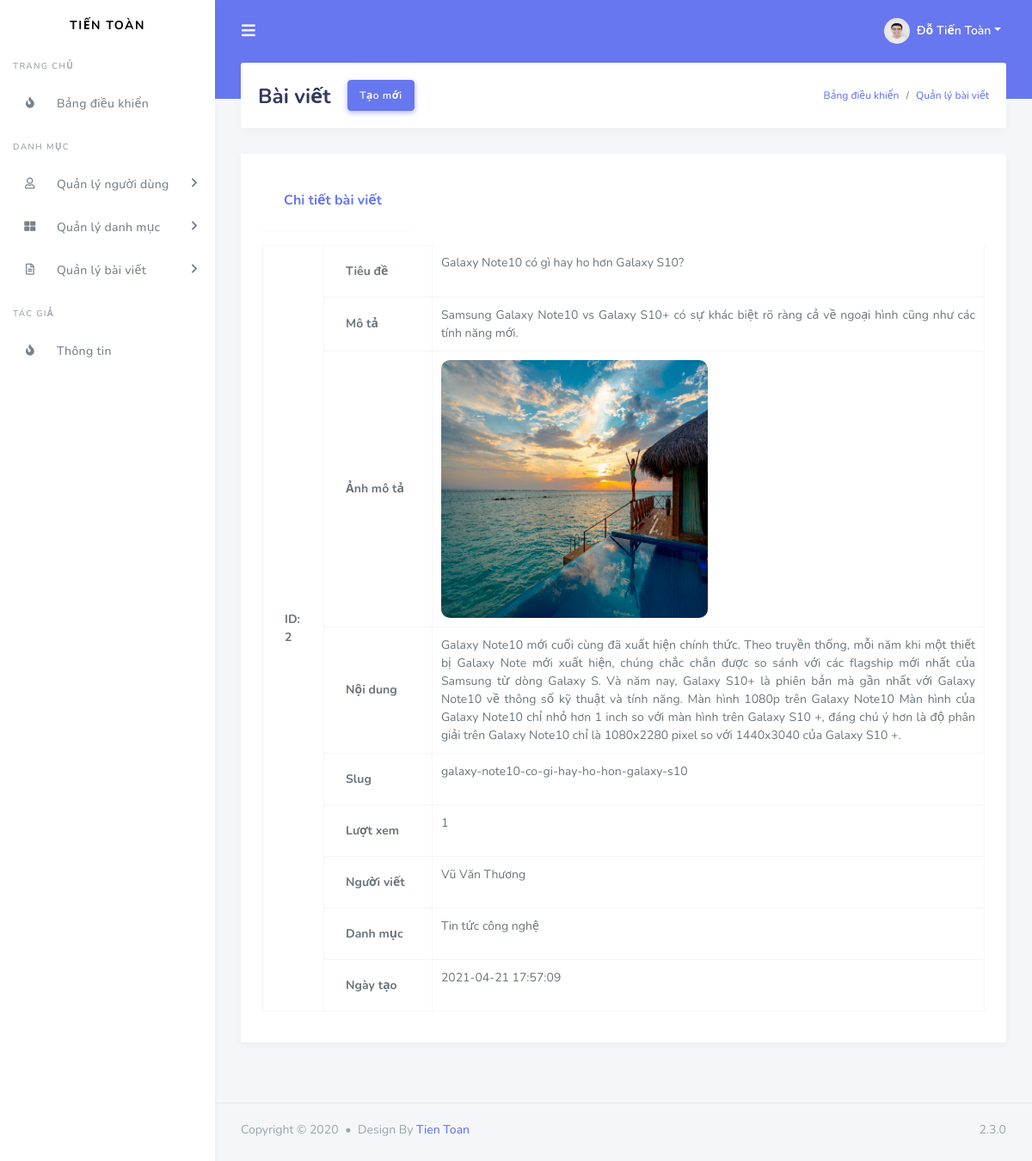
Screenshot of /index.php?admin=admin&mod=post&act=detail&id=2 (signed in) with the database file from the repository.
### tables this page shows
CREATE TABLE `posts`  (
  `id` int NOT NULL AUTO_INCREMENT,
  `title` varchar(255) NULL DEFAULT NULL COMMENT 'Tiêu đề bài viết',
  `description` text NULL COMMENT 'Mô tả bài viết',
  `thumbnail` varchar(255) NULL DEFAULT NULL COMMENT 'ảnh bài viết',
  `content` text NULL COMMENT 'Nội dung bài viết',
  `slug` varchar(255) NULL DEFAULT NULL,
  `view_count` bigint NULL DEFAULT NULL COMMENT 'số lượng xem',
  `user_id` int NULL DEFAULT NULL COMMENT 'tác giả',
  `category_id` int NULL DEFAULT NULL COMMENT 'Bài post này thuộc danh mục nào',
  `created_at` timestamp(0) NULL DEFAULT current_timestamp(0) ON UPDATE CURRENT_TIMESTAMP(0) COMMENT 'Ngày tạo',
  PRIMARY KEY (`id`) USING BTREE,
  INDEX `user_id`(`user_id`) USING BTREE,
  INDEX `category_id`(`category_id`) USING BTREE,
  CONSTRAINT `posts_ibfk_1` FOREIGN KEY (`user_id`) REFERENCES `users` (`id`) ON DELETE NO ACTION ON UPDATE RESTRICT,
  CONSTRAINT `posts_ibfk_2` FOREIGN KEY (`category_id`) REFERENCES `categories` (`id`) ON DELETE NO ACTION ON UPDATE RESTRICT
);

CREATE TABLE `users`  (
  `id` int NOT NULL AUTO_INCREMENT,
  `name` varchar(255) NULL DEFAULT NULL,
  `email` varchar(255) NULL DEFAULT NULL,
  `password` varchar(255) NULL DEFAULT NULL,
  `avatar` longtext NULL COMMENT 'Đường dẫn ảnh',
  `created_at` timestamp(0) NULL DEFAULT current_timestamp(0) ON UPDATE CURRENT_TIMESTAMP(0) COMMENT 'Ngày tạo',
  `permission` int NULL DEFAULT NULL,
  PRIMARY KEY (`id`) USING BTREE,
  INDEX `avatar`(`avatar`(1024)) USING BTREE
);

CREATE TABLE `categories`  (
  `id` int NOT NULL AUTO_INCREMENT,
  `name` varchar(255) NULL DEFAULT NULL,
  `parent_id` int NULL DEFAULT NULL COMMENT 'danh mục cha',
  `slug` varchar(255) NULL DEFAULT NULL,
  `description` mediumtext NULL COMMENT 'Mô tả thể loại',
  `created_at` timestamp(0) NULL DEFAULT current_timestamp(0) ON UPDATE CURRENT_TIMESTAMP(0) COMMENT 'Ngày tạo',
  `user_id` int NULL DEFAULT NULL,
  PRIMARY KEY (`id`) USING BTREE,
  INDEX `parent_id`(`parent_id`) USING BTREE,
  INDEX `user_id`(`user_id`) USING BTREE,
  CONSTRAINT `categories_ibfk_1` FOREIGN KEY (`parent_id`) REFERENCES `categories` (`id`) ON DELETE SET NULL ON UPDATE RESTRICT,
  CONSTRAINT `categories_ibfk_2` FOREIGN KEY (`user_id`) REFERENCES `users` (`id`) ON DELETE SET NULL ON UPDATE NO ACTION
);

### controllers/admin/Controller.php (called while the page is built, shortened)
<?php
class Controller{
	public function view($name, $data = []){
		extract($data);
		require_once $name . '.php';
	}
}
?>

### controllers/admin/PostController.php (called while the page is built, shortened)
<?php
require_once('Controller.php');
require_once('models/admin/Post.php');
class PostController extends Controller
{
	public $model;
	public function __construct()
	{
		$this->model = new Post();
	}
	public function detail(){
		$id = $_GET['id'];
		$post = $this->model->detail($id);
		$this->view('views/admin/post/detail', [
			'post' => $post
		]);
	}
}
 ?>

### index.php (called while the page is built, shortened)
<?php
$act = (isset($_GET['act']) ? $_GET['act'] : 'home');
$controller_obj = new $controller_class_name();
$controller_obj->$act();
?>

### models/admin/Connection.php (called while the page is built, shortened)
<?php
class Connection{
	public function __construct(){
		$servername = 'localhost';
		$username = 'root';
		$password = '';
		$dbname = 'project-php27';
		$this->conn = new mysqli($servername, $username, $password, $dbname);
	}
}
?>

### models/admin/Model.php (called while the page is built, shortened)
<?php
require_once('Connection.php');
class Model{
	public function __construct(){
		$connection_obj = new Connection();
		$this->connection = $connection_obj->conn;
	}
}
?>

### models/admin/Post.php (called while the page is built, shortened)
<?php
require_once('Model.php');
class Post extends Model
{
	public function detail($id){
		$sql = "SELECT p.*, u.name AS 'user', c.name AS 'category' FROM users u JOIN posts p JOIN categories c on c.id = p.category_id AND u.id = p.user_id WHERE p.id= $id";
		$result = $this->connection->query($sql);
		$this->table = array();
		while ($row = $result->fetch_assoc()) {
			$this->table[] = $row;
		}
		return $this->table;
	}
}
 ?>

### views/admin/post/detail.php (the view, shortened to what this page needs)
<?php require_once('views/admin/header.php') ?>
<div class="main-content">
        <section class="section">
          <div class="section-header">
            <h1>Bài viết</h1>
            <div class="section-header-button">
              <a href="index.php?admin=admin&mod=post&act=create" class="btn btn-primary">Tạo mới</a>
            </div>
            <div class="section-header-breadcrumb">
              <div class="breadcrumb-item active"><a href="index.php?admin=admin&mod=&act=home">Bảng điều khiển</a></div>
              <div class="breadcrumb-item"><a href="index.php?admin=admin&mod=post&act=list">Quản lý bài viết</a></div>
            </div>
          </div>
          <div class="section-body">
            <div class="row mt-4">
              <div class="col-12">
                <div class="card">
                  <div class="card-body">
                    <div class="float-left">
                      <div class="card-header">
                        <h4>Chi tiết bài viết</h4>
                      </div>
                    </div>
                    <div class="clearfix mb-3"></div>
                    <div class="table-responsive">
                      <table class="table table-bordered">
                        <tr>
                          <th rowspan="9">ID: <?= $post['0']['id'] ?></th>
                          <th>Tiêu đề</th>
                          <td><?= $post['0']['title'] ?></td>
                        </tr>
                        <tr>
                          <th>Mô tả</th>
                          <td><?= $post['0']['description'] ?></td>
                        </tr>
                        <tr>
                          <th>Ảnh mô tả</th>
                          <td>
                            <img alt="<?= $post['0']['thumbnail'] ?>" src="public/admin/img/thumbnail/<?= $post['0']['thumbnail'] ?>" class="" width="50%" height="300" data-toggle="title" title="">
                          </td>
                        </tr>
                        <tr>
                          <th>Nội dung</th>
                          <td><?= $post['0']['content'] ?></td>
                        </tr>
                        <tr>
                          <th>Slug</th>
                          <td><?= $post['0']['slug'] ?></td>
                        </tr>
                        <tr>
                          <th>Lượt xem</th>
                          <td><?= $post['0']['view_count'] ?></td>
                        </tr>
                        <tr>
                          <th>Người viết</th>
                          <td><?= $post['0']['user'] ?></td>
                        </tr>
                        <tr>
                          <th>Danh mục</th>
                          <td><?= $post['0']['category'] ?></td>
                        </tr>
                        <tr>
                          <th>Ngày tạo</th>
                          <td><?= $post['0']['created_at'] ?></td>
                        </tr>
                      </table>
                    </div>
                  </div>
                </div>
              </div>
            </div>
          </div>
        </section>
      </div>
<?php require_once('views/admin/footer.php'); ?>

### views/admin/post/detail.php (style rules this page uses)
td { text-align: justify; padding: 10px !important; vertical-align: top !important; }
th:first-child~th { width: 15%; }
img { border-radius: 10px; }

### rows the page displays
posts: id "2", title "Galaxy Note10 có gì hay ho hơn Galaxy S10?", description "Samsung Galaxy Note10 vs Galaxy S10+ có sự khác biệt rõ ràng cả về ngoại hình cũng như các tính năng mới.", thumbnail (picture), content "Galaxy Note10 mới cuối cùng đã xuất hiện chính thức. Theo truyền thống, mỗi năm khi một thiết bị Galaxy Note mới xuất hiện, chúng chắc chắn được so sánh với các flagship mới nhất của Samsung từ dòng Galaxy S. Và năm nay, Galaxy S10+ là phiên bản mà gần nhất với Galaxy Note10 về thông số kỹ thuật và tính năng. Màn hình 1080p trên Galaxy Note10 Màn hình của Galaxy Note10 chỉ nhỏ hơn 1 inch so với màn hình trên Galaxy S10 +, đáng chú ý hơn là độ phân giải trên Galaxy Note10 chỉ là 1080x2280 pixel so với 1440x3040 của Galaxy S10 +.", slug "galaxy-note10-co-gi-hay-ho-hon-galaxy-s10", view_count "1", user.name "Vũ Văn Thương", category.name "Tin tức công nghệ", created_at "2021-04-21 17:57:09"

### other values shown
$_SESSION['user']['name'] "Đỗ Tiến Toàn"
